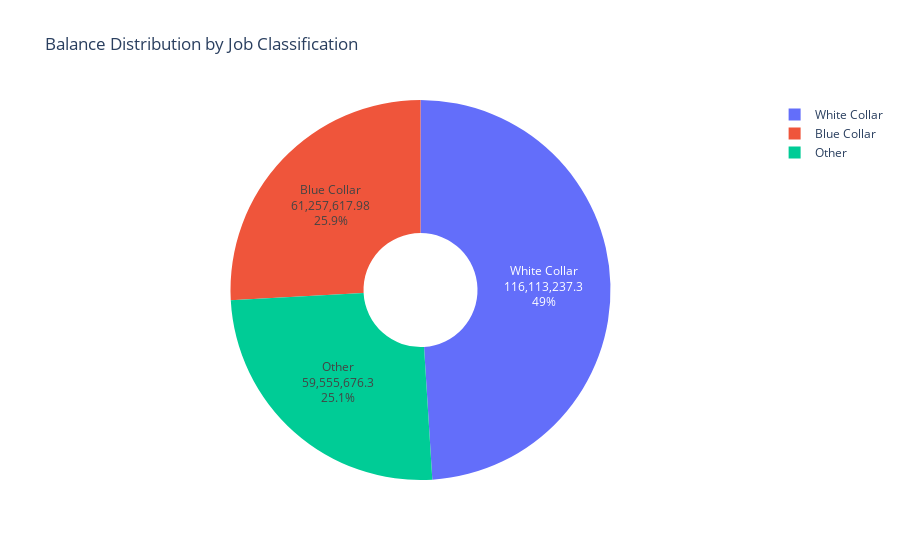

This figure's notebook cell:
### Markdown cell above
# 3. Balance Distribution by Job Classification

Goal:
Analyze how total balances are distributed across different job classifications (White Collar, Blue Collar, and Other).

Chart:
Donut Pie Chart – showing share of balance by job categories.

EDA Type:
Univariate categorical analysis (Job Classification → Balance).

Structure:

White Collar: 116.1M (49%) – represented in blue.

Blue Collar: 61.3M (25.9%) – represented in red.

Other: 59.6M (25.1%) – represented in green.

Percentages and amounts displayed inside the chart; legend provided for category clarity.

### Code cell
import plotly.express as px

# Aggregate balance by job classification
job_balance = df.groupby("job_classification")["balance"].sum().reset_index()

# Pie chart
fig_job_pie = px.pie(
    job_balance,
    names="job_classification",
    values="balance",
    title="Balance Distribution by Job Classification",
    hole=0.3  # donut-style, looks cleaner with many categories
)

# Add labels: percent + actual value
fig_job_pie.update_traces(
    textinfo="percent+label+value",
    textposition="inside"
)

# Save as PNG
fig_job_pie.write_image("balance_by_job_classification_pie.png")

# Show chart
fig_job_pie.show()

### Figure 1 — Plotly figure (JSON) as saved in the notebook; plotly's stock layout.template omitted (floating-point values rounded to 4 significant figures)
{"data": [{"domain": {"x": [0, 1], "y": [0, 1]}, "hole": 0.3, "hovertemplate": "job_classification=%{label}<br>balance=%{value}<extra></extra>", "labels": ["Blue Collar", "Other", "White Collar"], "legendgroup": "", "name": "", "showlegend": true, "textinfo": "percent+label+value", "textposition": "inside", "type": "pie", "values": [61260000.0, 59560000.0, 116100000.0]}], "layout": {"legend": {"tracegroupgap": 0}, "title": {"text": "Balance Distribution by Job Classification"}}}
